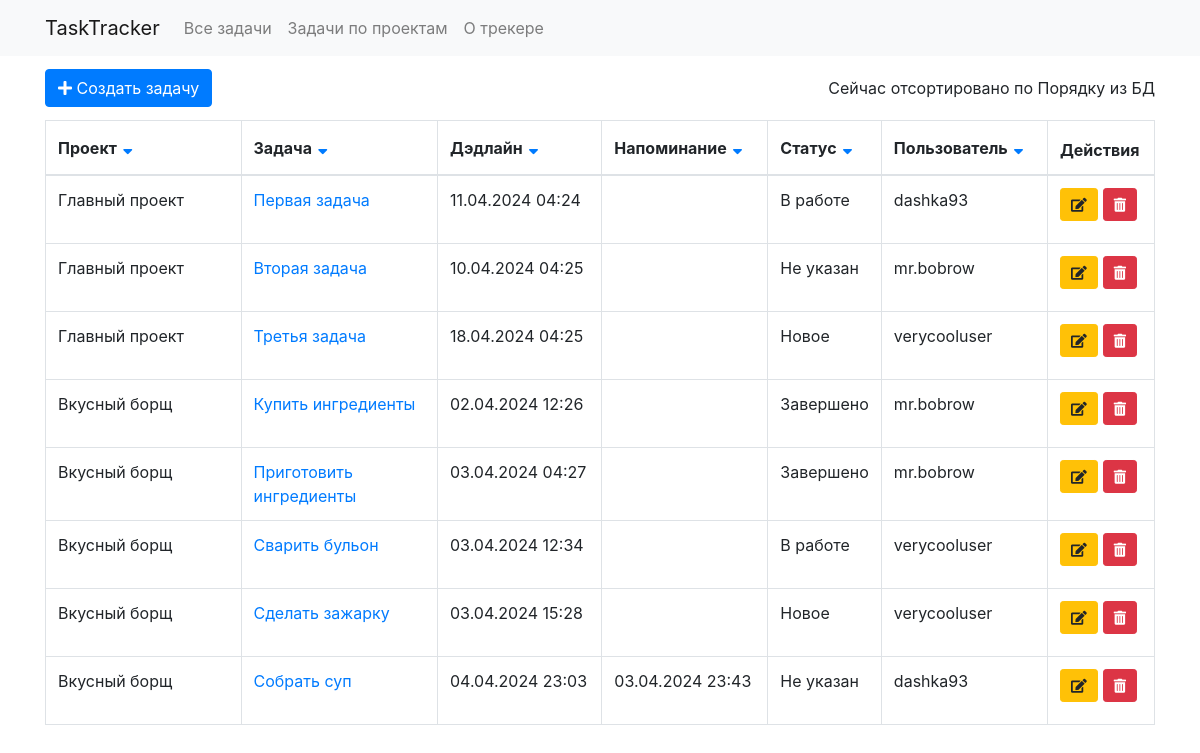
/home/, run on the app's committed database.
### tasktrackerapp/models.py (models this page shows, shortened)
class Task(models.Model):
    project = models.ForeignKey(Project, on_delete=models.CASCADE)
    title = models.CharField(max_length=200)
    description = models.TextField(blank=True, null=True)
    created_date= models.DateTimeField(blank=True, null=True)
    deadline = models.DateTimeField(blank=True, null=True)
    reminder = models.DateTimeField(blank=True, null=True)
    status = models.ForeignKey(TaskStatus, null=True, blank=True, on_delete=models.CASCADE)
    task_user = models.ForeignKey(User, on_delete=models.CASCADE)

class Project(models.Model):
    name = models.CharField(max_length=100)
    description = models.TextField(blank=True)
    def __str__(self):
        return self.name

class TaskStatus(models.Model):
    name = models.CharField(max_length=50)
    def __str__(self):
        return self.name

### tasktrackerapp/views.py (the view, shortened to what this page needs)
# urls.py: path('home/', views.all_tasks, name='all_tasks_page'), #страница с таблицей всех задач
def all_tasks(request):
    data_of_tasks = Task.objects.all()
    sort_by = request.GET.get('sort_by')
    if request.method == "GET":
        if sort_by == 'None' or sort_by is None:
            sort_by = 'Порядок из БД'
        elif sort_by != 'Порядок из БД':
            if sort_by == 'project': #Нужно отдельно прописать сортировку для названий проекта, так как .order_by просортировала бы по id проектов
                data_of_tasks = Task.objects.all().order_by('project__name')
            else:
                data_of_tasks = Task.objects.all().order_by(sort_by)
    context = {'data': data_of_tasks,
               'sort_by': sort_by,
               }
    return render(request, 'all_tasks.html', context)

### tasktrackerapp/templates/all_tasks.html (shortened to what this page needs)
{% extends 'head.html' %}
{% block content %}
<form method="post" action=".">
    <div class="button-container-top">
        <button name="createTask" class="btn btn-primary">
            <i class="fas fa-plus"></i> Создать задачу
        </button>
        {% include 'widget_to_show_sort_type.html' %}
    </div>
    <div class="table-responsive">
        <table class="table table-bordered">
            <thead>
                <tr>
                    <th scope="col" style="width: 18%;">
                        <div class="header-with-button">
                            <span class="header-title">Проект</span>
                            <button type="submit" name="orderTasks" value="project" class="btn btn-link">
                                <i class="fas fa-sort-down"></i>
                            </button>
                        </div>
                    </th>
                    <th scope="col" style="width: 18%;">
                        <div class="header-with-button">
                            <span class="header-title">Задача</span>
                            <button type="submit" name="orderTasks" value="title" class="btn btn-link">
                                <i class="fas fa-sort-down"></i>
                            </button>
                        </div>
                    </th>
                    <th scope="col" style="width: 15%;">
                        <div class="header-with-button">
                            <span class="header-title">Дэдлайн</span>
                            <button type="submit" name="orderTasks" value="deadline" class="btn btn-link">
                                <i class="fas fa-sort-down"></i>
                            </button>
                        </div>
                    </th>
                    <th scope="col" style="width: 15%;">
                        <div class="header-with-button">
                            <span class="header-title">Напоминание</span>
                            <button type="submit" name="orderTasks" value="reminder" class="btn btn-link">
                                <i class="fas fa-sort-down"></i>
                            </button>
                        </div>
                    </th>
                    <th scope="col" style="width: 10%;">
                        <div class="header-with-button">
                            <span class="header-title">Статус</span>
                            <button type="submit" name="orderTasks" value="status" class="btn btn-link">
                                <i class="fas fa-sort-down"></i>
                            </button>
                        </div>
                    </th>
                    <th scope="col" style="width: 15%;">
                        <div class="header-with-button">
                            <span class="header-title">Пользователь</span>
                            <button type="submit" name="orderTasks" value="task_user" class="btn btn-link">
                                <i class="fas fa-sort-down"></i>
                            </button>
                        </div>
                    </th>
                    <th scope="col" style="width: 9%;">Действия</th>
                </tr>
            </thead>
            <tbody>
                {% for task in data %}
                <tr>
                    <td>{{ task.project }}</td>
                    <td><a href="{% url 'task_info_page' task_id=task.id %}?prev_page=/home">{{ task.title }}</a></td>
                    <td>{{ task.deadline|date:"d.m.Y H:i" }}</td>
                    <td>{{ task.reminder|date:"d.m.Y H:i" }}</td>
                    <td>{{ task.status }}</td>
                    <td>{{ task.task_user }}</td>
                    <td>
                        <div class="button-container">
                            <button name="editTask" value={{ task.id }} class="btn btn-warning btn-sm">
                                <i class="fas fa-edit"></i>
                            </button>
                            <button name="deleteTask" value={{ task.id }} class="btn btn-danger btn-sm">
                                <i class="fas fa-trash-alt"></i>
                            </button>
                        </div>
                    </td>
                </tr>
                {% endfor %}
            </tbody>
        </table>
    </div>
</form>
{% endblock content %}

### tasktrackerapp/templates/head.html (shortened to what this page needs)
{% load static %}
<!DOCTYPE html>
<html lang="ru">
<head>
    <link href="https://stackpath.bootstrapcdn.com/bootstrap/4.5.2/css/bootstrap.min.css" rel="stylesheet">
    <link href="https://cdnjs.cloudflare.com/ajax/libs/font-awesome/5.15.4/css/all.min.css" rel="stylesheet">
    <link href="{% static 'css/styles.css' %}" rel="stylesheet">
</head>
<body>
  <nav class="navbar navbar-expand-lg navbar-light bg-light">
    <div class="container">
      <a class="navbar-brand">TaskTracker</a>
      <div class="collapse navbar-collapse" id="navbarNav">
        <ul class="navbar-nav">
          <li class="nav-item">
            <a class="nav-link" href="{% url 'all_tasks_page' %}">Все задачи</a>
          </li>
          <li class="nav-item">
            <a class="nav-link" href="{% url 'projects_page' %}">Задачи по проектам</a>
          </li>
          <li class="nav-item">
            <a class="nav-link" href="{% url 'about_page' %}"></i> О трекере</a>
          </li>
        </ul>
      </div>
    </div>
  </nav>
  <div class="container">
    {% block content %}
    {% endblock content %}
  </div>
</body>
</html>

### tasktrackerapp/templates/widget_to_show_sort_type.html
{% if sort_by == 'title' %}
<p> Сейчас отсортировано по Задаче</p>
{% elif sort_by == 'deadline' %}
<p> Сейчас отсортировано по Дэдлайну</p>
{% elif sort_by == 'status' %}
<p> Сейчас отсортировано по Статусу</p>
{% elif sort_by == 'reminder' %}
<p> Сейчас отсортировано по Напоминанию</p>
{% elif sort_by == 'task_user' %}
<p> Сейчас отсортировано по Пользователю</p>
{% else %}
<p> Сейчас отсортировано по Порядку из БД</p>
{% endif %}

### tasktrackerapp/static/css/styles.css (style rules this page uses)
.header-with-button { display: flex; align-items: center; }
.header-with-button button { padding: 0.1rem 0.3rem; line-height: 1.5; }
.header-title { margin-right: 0px !important; }
.button-container, .button-container-top { display: flex; align-items: center; margin-bottom: 10px; }
.button-container-top { margin-top: 10px; justify-content: space-between; }
.button-container-top p { align-items: center; float: right; margin-left: auto; margin-bottom: 10px; margin-top: 10px; }
.button-container button { padding: 5px 10px; font-size: 14px; margin-right: 5px; }
table { background-color: white; }

### data on the page
Task: project "Главный проект", title "Первая задача", deadline "11.04.2024 04:24", status "В работе", task_user "dashka93", {{ task.id }} 37 (drawn)
Task: project "Главный проект", title "Вторая задача", deadline "10.04.2024 04:25", status "Не указан", task_user "mr.bobrow", {{ task.id }} 38 (drawn)
Task: project "Главный проект", title "Третья задача", deadline "18.04.2024 04:25", status "Новое", task_user "verycooluser", {{ task.id }} 39 (drawn)
Task: project "Вкусный борщ", title "Купить ингредиенты", deadline "02.04.2024 12:26", status "Завершено", task_user "mr.bobrow", {{ task.id }} 40 (drawn)
Task: project "Вкусный борщ", title "Приготовить ингредиенты", deadline "03.04.2024 04:27", status "Завершено", task_user "mr.bobrow", {{ task.id }} 41 (drawn)
Task: project "Вкусный борщ", title "Сварить бульон", deadline "03.04.2024 12:34", status "В работе", task_user "verycooluser", {{ task.id }} 42 (drawn)
Task: project "Вкусный борщ", title "Сделать зажарку", deadline "03.04.2024 15:28", status "Новое", task_user "verycooluser", {{ task.id }} 43 (drawn)
Task: project "Вкусный борщ", title "Собрать суп", deadline "04.04.2024 23:03", reminder "03.04.2024 23:43", status "Не указан", task_user "dashka93", {{ task.id }} 44 (drawn)
